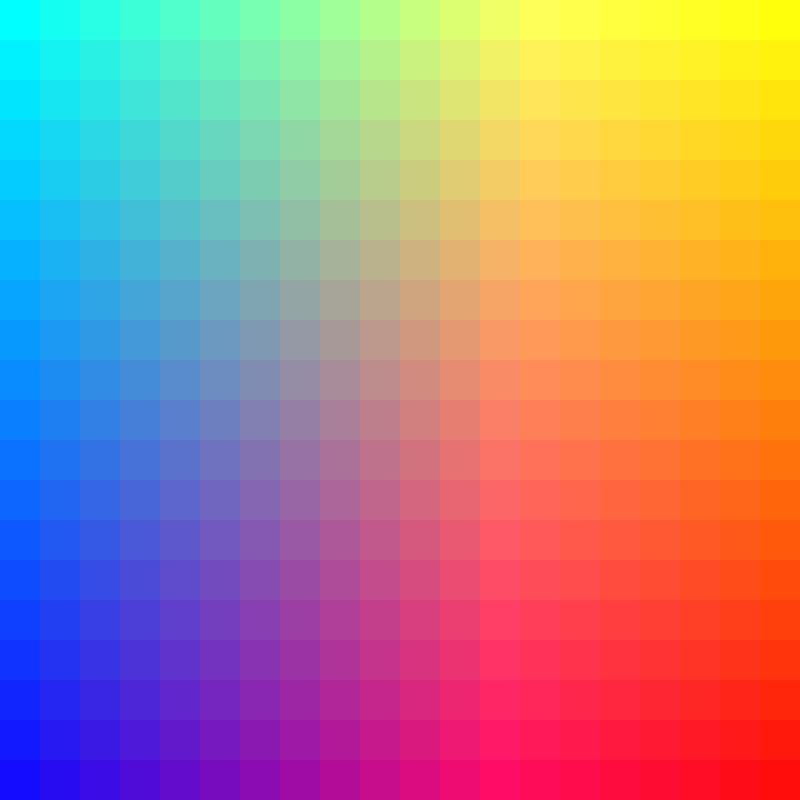
Frame 1 (no input)
Frame 60 (the mouse pressed at the canvas centre just before this capture): identical to frame 1, image omitted
Frame 120 (the mouse held since frame 60 and released just before this capture): identical to frame 1, image omitted

The Processing sketch that drew this single still picture (run headless with seeded random() and noise(); from frame 60 on, the mouse is pressed at the canvas centre):

// Processing sketch: ColorMap_Test
// ── ColorMap_Test.pde

int W = 800;
int H = 800;

int step = 40;
int[] rgb;
int k, index;


gradient[] diagonal = new gradient[floor(W/step)];
gradient[] topRow = new gradient[floor(W/step)];
gradient[] bottomRow = new gradient[floor(W/step)];

boolean flag = false;
boolean dispNums=  false;

void settings(){

  size(W,H);
}

void setup(){

  rgb = new int[3];
  
  defineColors();
  
  rgb[0] = 0;
  rgb[1] = 0;
  rgb[2] = 0;
  
  colorMode(RGB, 255);
}

void draw(){
k = 0;
index = 0;
noStroke();

for(int i = 0; i < width; i+=step){
    
    for(int j = 0; j < height; j+=step){
      
      
      rgb[0] = k;
      rgb[1] = int(map(j, 0,width, 255, 0)); 
      rgb[2] = int(map(i, 0,height, 255, 0)); 
      
        
      fill(rgb[0],rgb[1],rgb[2]);
      rect(i, j, step, step);
        
      if(i == j){ 
        diagonal = fillColors(index,rgb, diagonal);
        index++;
      }
      
      if(j == 0){
        
        topRow = fillColors(i/step,rgb, topRow);
      
      }
      
      if(i == 0){
      
        
      }
      
      if(dispNums){
      
      displayNumbers(i,j);
      
      }
      
      //print("k = " + k);
      //println(";i = " + i/step, ";j = " + j/step);
     
      k++;
      
    } 
    
    bottomRow = fillColors(i/step,rgb, bottomRow);
    
    
    
  }
  
  if(!flag){
    
    println("Diagonal colors: ");
    for(int i = 0; i < diagonal.length; i++){
      println("r = " + diagonal[i].r, "; g = " + diagonal[i].g, "; b = " + diagonal[i].b);
    }
    
    println("Top Row colors: ");
    for(int i = 0; i < topRow.length; i++){
      println("r = " + topRow[i].r, "; g = " + topRow[i].g, "; b = " + topRow[i].b);
    }
    
     println("Bottom Row colors: ");
    for(int i = 0; i < bottomRow.length; i++){
      println("r = " + bottomRow[i].r, "; g = " + bottomRow[i].g, "; b = " + bottomRow[i].b);
    }
    flag = true;
  }
  
  
}

void defineColors(){

  for(int i=0; i < diagonal.length;i++){
    diagonal[i] = new gradient(0,0,0);
   
  }
   for(int i=0; i < topRow.length;i++){  
    topRow[i] = new gradient(0,0,0);
  }
  
    for(int i=0; i < topRow.length;i++){  
    bottomRow[i] = new gradient(0,0,0);
  }

}

gradient[] fillColors(int i, int[] cols, gradient[] arr){
    
  
    arr[i].r = cols[0]; 
    arr[i].g = cols[1];
    arr[i].b = cols[2];
    
    return arr;
    
}

void mousePressed(MouseEvent event){
   dispNums = !dispNums;
}

void displayNumbers(int i, int j){
      push();
      fill(0);
      textAlign(RIGHT,RIGHT);
      text(str(k), i+step, j+step);
      pop();

}

// ── gradient.pde
class gradient{

int r, g, b;

gradient(int _r, int _g, int _b){

r = _r;
g = _g;
b = _b;

}

}
